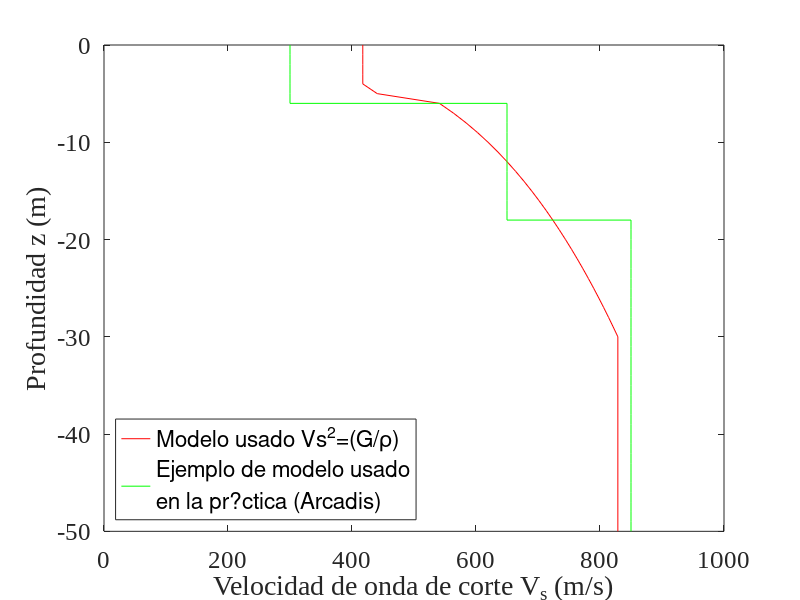

Write MATLAB code to recreate this figure.
z=0:1:30; 

nu=0.25;
rho=2250; 

E=46000*z.^(0.55);
E2=65000*z.^(0.53);
Efinal=[E(1:6), E2(7:end)];

for i=1:length(Efinal)
    if (Efinal(i)<100000)
       Efinal(i)=100000; 
    end
end

Ges=Efinal/(2*(1+nu));

Vs=sqrt(Ges*1000*9.8/rho);

zpenca=[0:1:6, 6:1:18, 18:1:50];
Vspenca=[ones(1,7)*300, ones(1,13)*650, ones(1,33)*850];

plot([Vs Vs(end)],-[z 50], 'r');
hold on
plot(Vspenca, -zpenca, 'g')
xlim([0 1000])
legend('Modelo usado Vs^2=(G/\rho)', sprintf( '%s\n%s', 'Ejemplo de modelo usado', 'en la pr?ctica (Arcadis)' ), 'Location', 'southwest')

xlabel('Velocidad de onda de corte V_s (m/s)')
ylabel('Profundidad z (m)')
set(gca, 'FontSize', 18, 'FontName','Times New Roman')